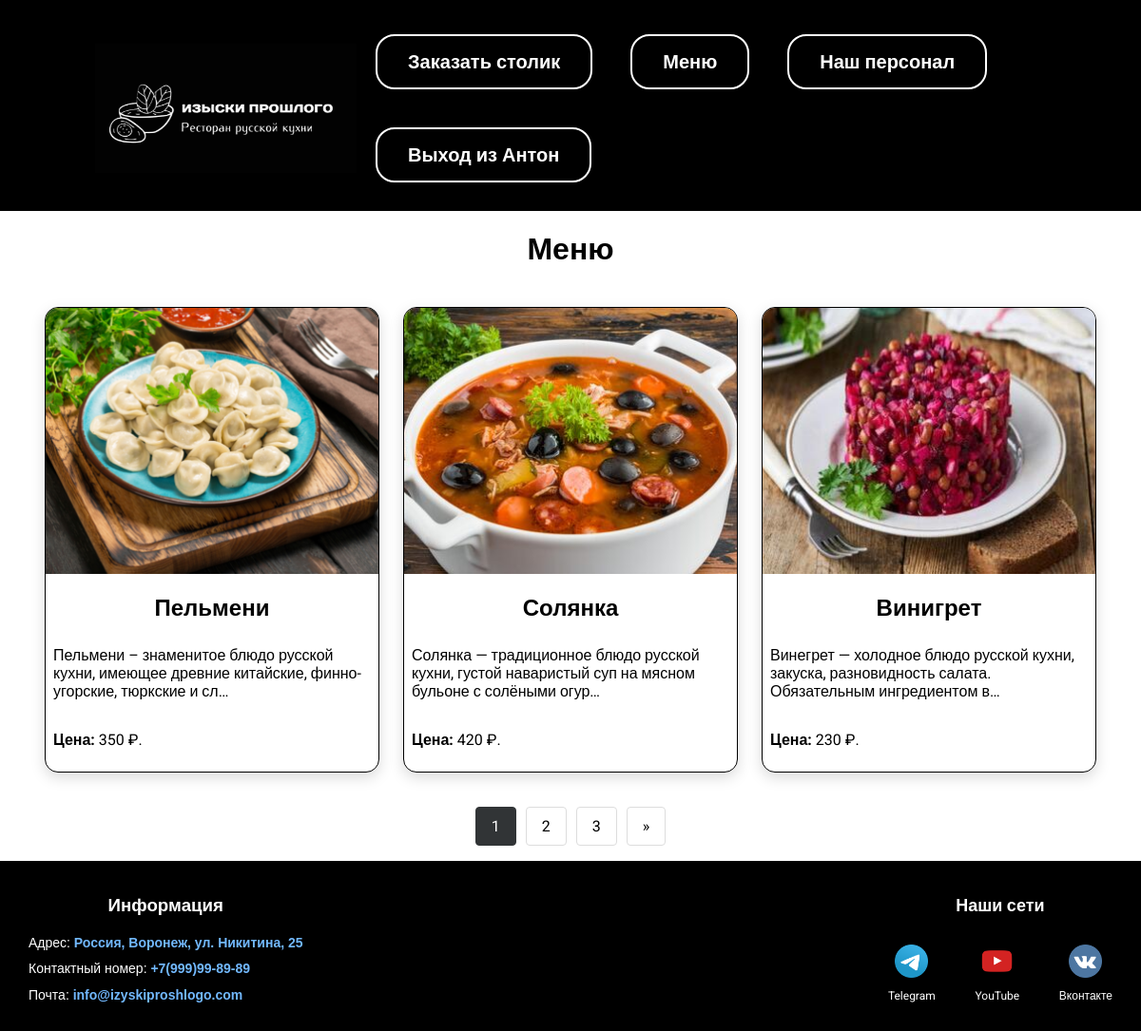
The app's page /menu/ (signed in) with its own data.
### view/models.py (models this page shows, shortened)
class Menu(models.Model):
    title = models.CharField(max_length=100)
    image = models.ImageField(upload_to='images/')
    recipe = models.CharField(max_length=2000)
    ingredients = models.CharField(max_length=1000)
    price = models.DecimalField(max_digits=10, decimal_places=2)
    slug = models.SlugField(max_length=250, unique=True)
    class Meta:
        verbose_name = 'блюдо'
        verbose_name_plural = 'Меню'

### view/views.py (the view)
# urls.py: path('menu/', views.menu, name='menu'),
def menu(request):
    menu_items = Menu.objects.all()
    paginator = Paginator(menu_items, 3)
    page = request.GET.get('page')
    try:
        menu_items = paginator.page(page)
    except PageNotAnInteger:
        menu_items = paginator.page(1)
    except EmptyPage:
        menu_items = paginator.page(paginator.num_pages)
    return render(request, 'view/menu.html', {"menu": menu_items})

### view/templates/view/menu.html (shortened to what this page needs)
{% extends 'view/base.html' %}
{% load static %}
{% block content %}
<div class="center_pers"><h1>Меню</h1></div>
<div class="column">
    {% for item in menu %}
    <div class="menu-card">
        <a href="{% url 'dish' item.slug %}"><img class="menu-image" src="{{ item.image.url }}"></a>
        <div class="menu-content">
            <h3 class="menu-title">{{ item.title }}</h3>
            <p class="menu-recipe">{{ item.recipe|truncatechars:100 }}</p>
            <p class="menu-price"><b>Цена:</b> {{ item.price|floatformat:0 }} ₽.</p>
        </div>
    </div>
    {% endfor %}
</div>
<nav aria-label="Page navigation example">
    <ul class="pagination">
        {% for num in menu.paginator.page_range %}
            {% if menu.number == num %}
            <li class="page-item active">
                <a class="page-link" href="?page={{ num }}">{{ num }}</a>
            </li>
            {% else %}
            <li class="page-item">
                <a class="page-link" href="?page={{ num }}">{{ num }}</a>
            </li>
            {% endif %}
        {% endfor %}
        {% if menu.has_next %}
        <li class="page-item">
            <a class="page-link" href="?page={{ menu.next_page_number }}" aria-label="Next">
                <span aria-hidden="true">&raquo;</span>
            </a>
        </li>
        {% endif %}
    </ul>
</nav>
{% endblock %}

### view/templates/view/base.html (shortened to what this page needs)
<!DOCTYPE html>
{% load static %}
<html lang="en">
<head>
    <link rel="stylesheet" href="{% static 'css/styleDip.css' %}">
</head>
<body>
<header>
    <div class="Menu">
        <div class="Logo">
            <a href="{% url 'index' %}"><img src="{% static 'images/Rt black.png' %}"></a>
        </div>
        <div class="wrap">
            <div>
                <ul>
                    <li class="butt"><a href="{% url 'table_booking' %}">Заказать столик</a></li>
                    <li class="butt"><a href="{% url 'menu' %}">Меню</a></li>
                    <li class="butt"><a href="{% url 'personal' %}">Наш персонал</a></li>
                    {% if user.is_authenticated %}
                    <li class="butt"><a href="{% url 'logout' %}">Выход из {{ request.user }}</a></li>
                    {% else %}
                    <li class="butt"><a href="{% url 'signup' %}">Регистрация</a></li>
                    {% endif %}
                </ul>
            </div>
        </div>
    </div>
</header>
<main class="main-content">
    {% block content %}
    {% endblock %}
</main>
<footer>
    <div class="Footer">
        <div class="contact">
            <h3 id = "Info">Информация</h3>
            <p>Адрес: <a
                    href="{% url 'address' %}">Россия,
                Воронеж, ул. Никитина, 25</a></p>
            <div class="contact-top">
                <p>Контактный номер:
                    <a class="phone-number" href="tel:+74951234567">
                        +7(999)99-89-89
                    </a></p>
            </div>
            <p>Почта: <a href="mailto:info@izyskiproshlogo.com">info@izyskiproshlogo.com</a></p>
        </div>
        <div class="social-wrap">
            <p class="Social_nazv">Наши сети</p>
            <ul>
                <li>
                    <button class="social_butt"><a href="https://t.me/+ZkVWFWmI_483ZDNi"><img class="socialImg"
                                                                                              src="{% static 'images/telegram.png' %}">
                    </a></button>
                    <p class="Social">Telegram</p>
                </li>
                <li>
                    <button class="social_butt"><a href="https://www.youtube.com/@foodtop10"><img class="socialImg"
                                                                                                  src="{% static 'images/Youtube.png' %}">
                    </a></button>
                    <p class="Social">YouTube</p>
                </li>
                <li>
                    <button class="social_butt"><a href="https://vk.com/restoran.artist"><img class="socialImg" src="{% static 'images/vk.png' %}">
                    </a>
                    </button>
                    <p class="Social">Вконтакте</p>
                </li>
            </ul>
        </div>
    </div>
</footer>
</body>
</html>

### view/static/css/styleDip.css (style rules this page uses)
body { margin: 0; padding: 0; font-family: "Roboto", sans-serif; background: #ffffff; display: flex; flex-direction: column; min-height: 100vh; width: 100%; overflow-x: hidden; }
.wrap { margin: 0 auto; padding: 20px; box-sizing: border-box; margin: 0 auto; width: 70%; }
.Logo { width: 275px; height: 150px; margin-left: 80px; }
.Logo a { display: block; width: 100%; height: 100%; }
.Logo img { width: 100%; height: 100%; }
.butt { border: 2px solid rgb(255, 255, 255); padding: 15px 32px; border-radius: 20px; cursor: pointer; transition: all 0.3s ease; }
.Menu { display: flex; background: rgb(0, 0, 0); padding: 10px 20px; border-top: 6px solid #000000; box-sizing: border-box; width: 100%; justify-content: space-between; align-items: center; margin: 0; }
.Menu .wrap { display: flex; flex-wrap: wrap; justify-content: flex-end; align-items: center; flex: 1; }
.Menu a { color: #ffffff; font-weight: bold; text-decoration: none; transition: color 0.3s ease; white-space: nowrap; }
.Menu ul { display: flex; flex-wrap: wrap; list-style: none; font-size: 20px; margin: 0; padding: 0; gap: 40px; }
.Menu li { margin: 0; }
.Logo img { width: 100%; height: 100%; object-fit: contain; }
.main-content { flex: 1 0 auto; width: 100%; }
.Footer { background: rgb(0, 0, 0); padding: 20px 10px; border-top: 6px solid #000000; display: flex; justify-content: space-between; align-items: center; width: 100%; flex-shrink: 0; }
.Footer .social-wrap { display: flex; flex-direction: column; align-items: flex-end; width: auto; margin-left: auto; margin-right: 40px; }
.Footer a { color: #ffffff; font-weight: bold; text-decoration: none; display: flex; flex-direction: column; align-items: center; }
.Footer .social-wrap ul { display: flex; list-style: none; font-size: 20px; margin: 0; padding: 0; gap: 40px; }
.Footer li { display: flex; flex-direction: column; align-items: center; margin: 0; }
.Footer .social-wrap img { width: 35px; height: 35px; }
.Social { color: #ffffff; margin: 5px 0 0 0; font-size: 12px; text-align: center; }
.social_butt { background-color: rgb(0, 0, 0); padding: 5px 5px; border-radius: 100px; cursor: pointer; transition: all 0.3s ease; border: none; display: flex; justify-content: center; align-items: center; width: 50px; height: 50px; }
.contact { font-family: Arial, sans-serif; text-align: left; color: #ffffff; width: auto; margin-left: 0; padding: 0 20px; box-sizing: border-box; }
#Info { text-align: center; width: auto; margin-top: 10px; }
.contact p { margin: 8px 0; font-size: 14px; line-height: 1.4; }
.contact a { color: #72b9ff; text-decoration: none; font-size: 14px; transition: color 0.3s ease; display: inline; margin: 0; }
.Social_nazv { text-align: center; margin-bottom: 2px; margin-top: 0; font-size: 18px; font-weight: bold; color: white; width: 100%; }
.column { display: flex; flex-direction: row; flex-wrap: nowrap; justify-content: center; gap: 25px; padding: 20px; max-width: 100%; margin: 0 auto; overflow-x: auto; }
.menu-card { background: white; border-radius: 14px; overflow: hidden; box-shadow: 0 5px 15px rgba(0, 0, 0, 0.15); transition: all 0.3s ease; border: 1px solid #000000; position: relative; max-width: 350px; }
.menu-image { width: 100%; height: 280px; object-fit: cover; transition: transform 0.5s; }
.menu-title { font-size: 24px; margin: 18px 0; text-align: center; padding: 0 18px; }
.menu-recipe { padding: 8px; }
.menu-price { padding: 8px; }
.center_pers { text-align: center; }
button { background: #ffffff; border: 2px solid #000000; width: 100%; padding: 10px; font-size: 20px; cursor: pointer; margin-top: 20px; }
.pagination { display: flex; gap: 10px; list-style: none; padding: 0; justify-content: center; }
.page-item { display: inline-block; }
.page-link { display: block; padding: 10px 16px; text-decoration: none; color: #000000; border: 1px solid #ddd; border-radius: 4px; transition: all 0.3s; }
.page-item.active .page-link { background-color: #313436; color: white; border-color: #313436; }

### records on screen
Menu: image (picture), title "Пельмени", recipe "Пельмени – знаменитое блюдо русской кухни, имеющее древние китайские, финно-угорские, тюркские и сл…", price "350"
Menu: image (picture), title "Солянка", recipe "Солянка — традиционное блюдо русской кухни, густой наваристый суп на мясном бульоне с солёными огур…", price "420"
Menu: image (picture), title "Винигрет", recipe "Винегрет — холодное блюдо русской кухни, закуска, разновидность салата. Обязательным ингредиентом в…", price "230"

### other values on screen
{{ request.user }} "Антон"
{{ num }} "1"
{{ num }} "2" "3"
